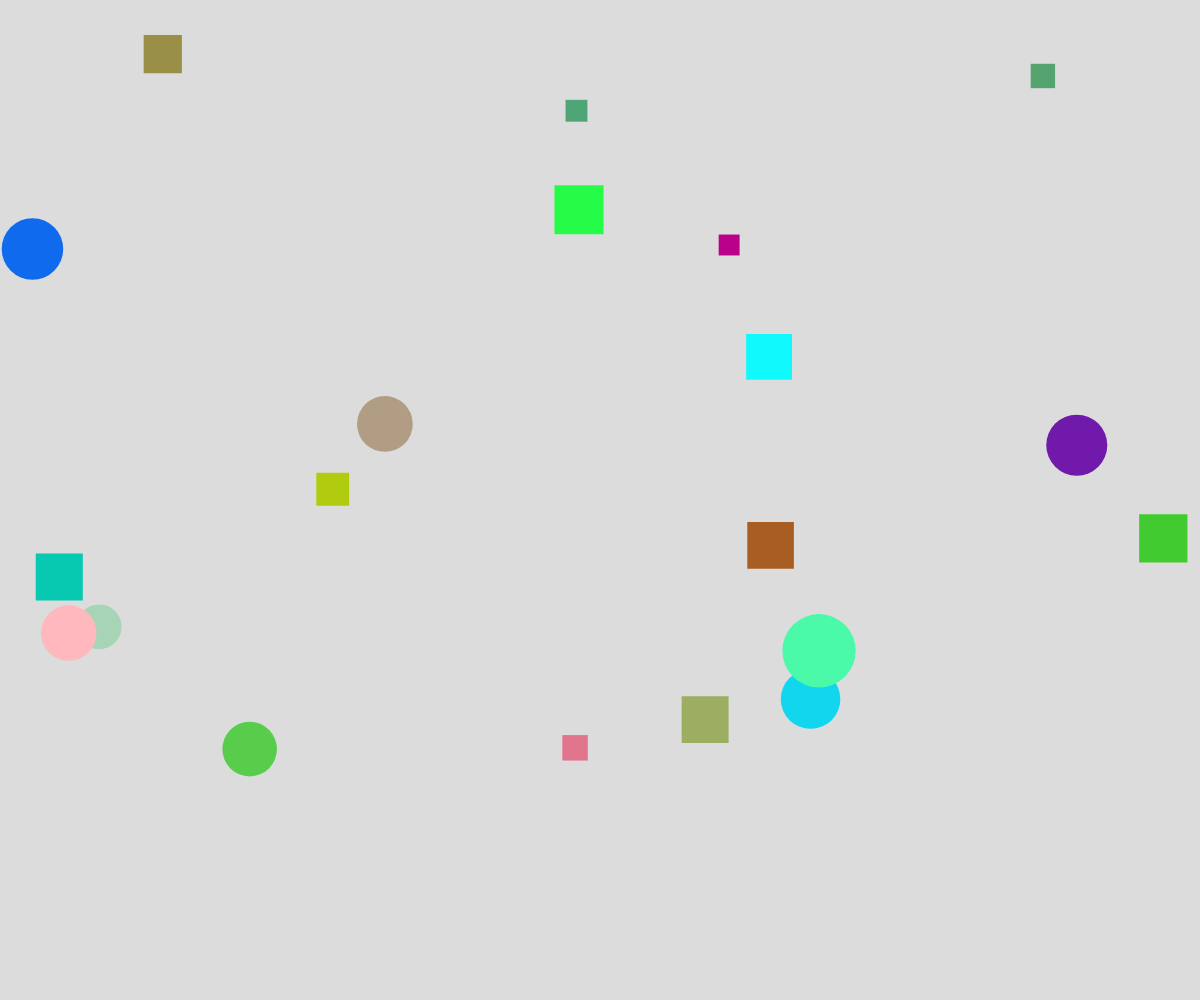
Frame 1 (no input)
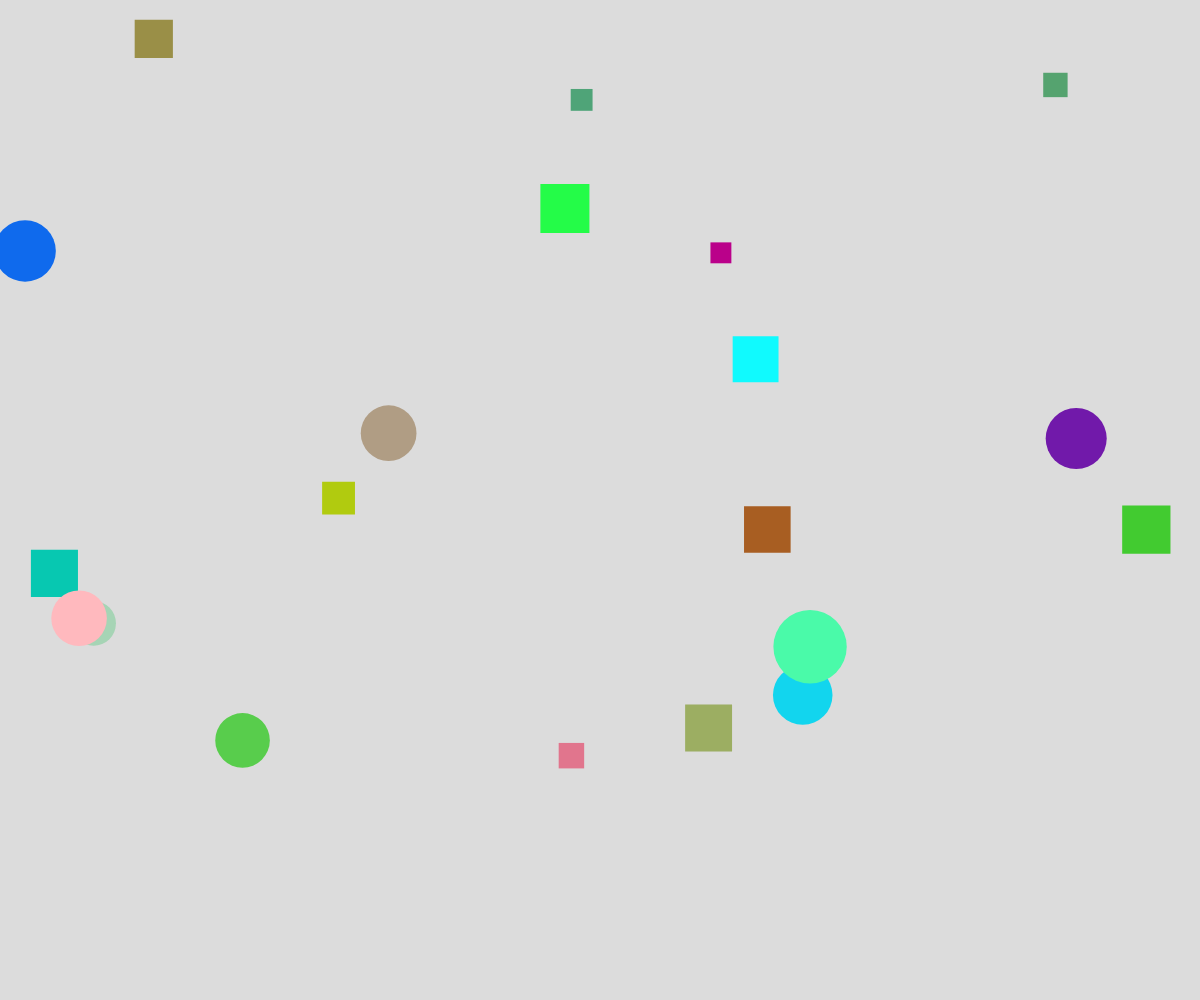
Frame 60 (no input)
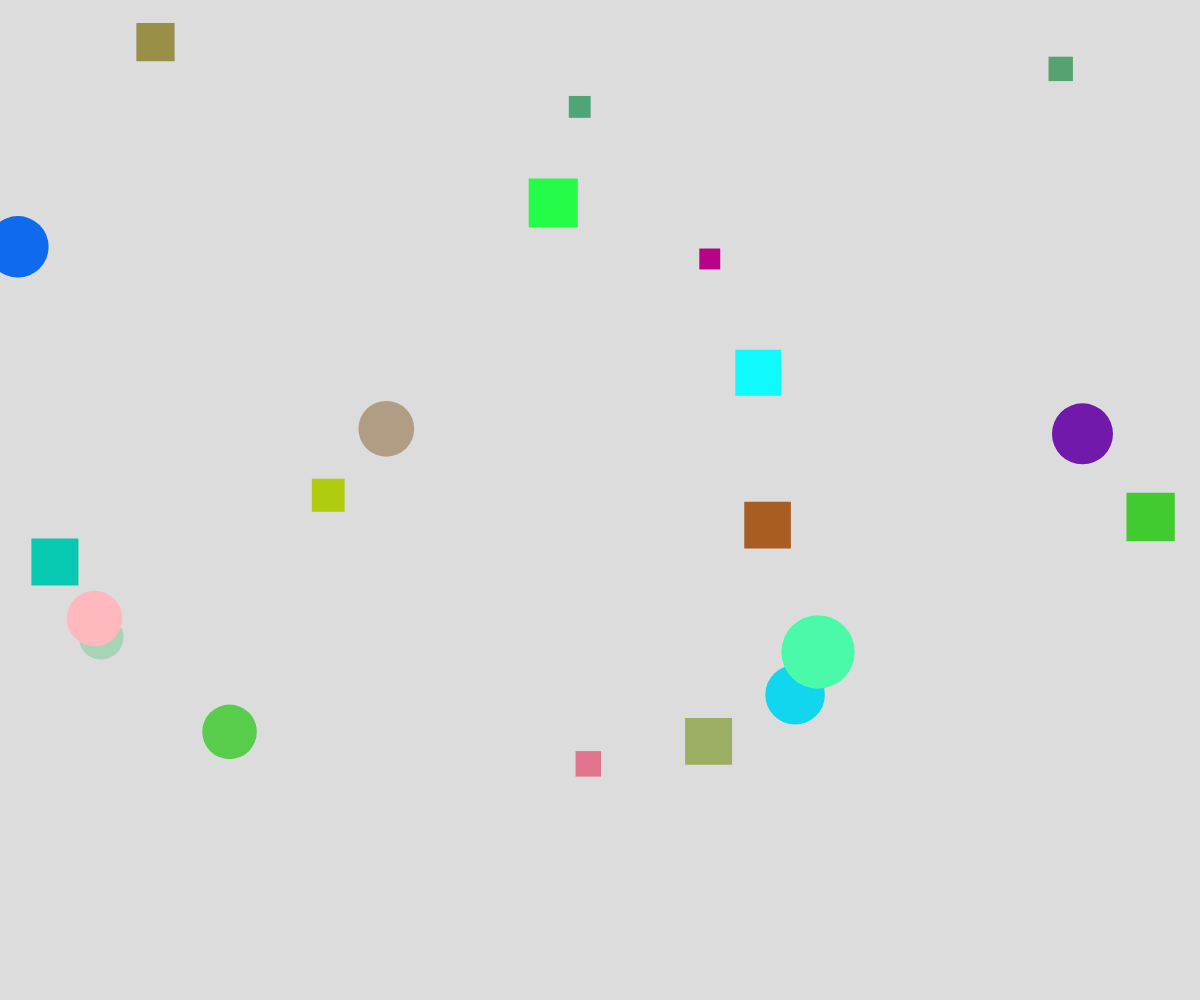
Frame 120 (the mouse pressed at the canvas centre since frame 60)

The p5.js sketch that drew these frames (run headless with seeded random() and noise() and a simulated clock; from frame 60 on, the mouse is pressed at the canvas centre):

// p5.js sketch
// ── sketch.js
// OOP Inheritance Demo

// Parent class
class Shape {
  constructor(x, y, theColor) {
    this.x = x;
    this.y = y;
    this.theColor = theColor;
  }

  // common display for all shapes
  display() {
    noStroke();
    fill(this.theColor);
  }

  // common move function
  move() {
    this.x += random(-2, 2);
    this.y += random(-2, 2);
  }
}

// Child Class
class Circle extends Shape {
  constructor(x, y, theColor, radius) {
    super(x, y, theColor);
    this.radius = radius;
  }
  // override display function
  display() {
    super.display();
    circle(this.x, this.y, this.radius * 2);
  }
}

// Child Class
class Square extends Shape {
  constructor(x, y, theColor, length) {
    super(x, y, theColor);
    this.length = length;
  }
  // overide display  function
  display() {
    super.display();
    square(this.x, this.y, this.length);
  }
}

let theShapes = [];


function setup() {
  createCanvas(windowWidth, windowHeight);
  for (let i = 0; i < 20; i++) {
    if (random(100) > 50) {
      let theCircle = new Circle(random(width), random(height), color(random(255), random(255), random(255),), random(20, 50));
      theShapes.push(theCircle);
    }
    else {
      let theSquare = new Square(random(width), random(height), color(random(255), random(255), random(255),), random(20, 50));
      theShapes.push(theSquare);
    }
  }
}

function draw() {
  background(220);

  for (let shape of theShapes) {
    shape.move();
    shape.display();
  }
}
